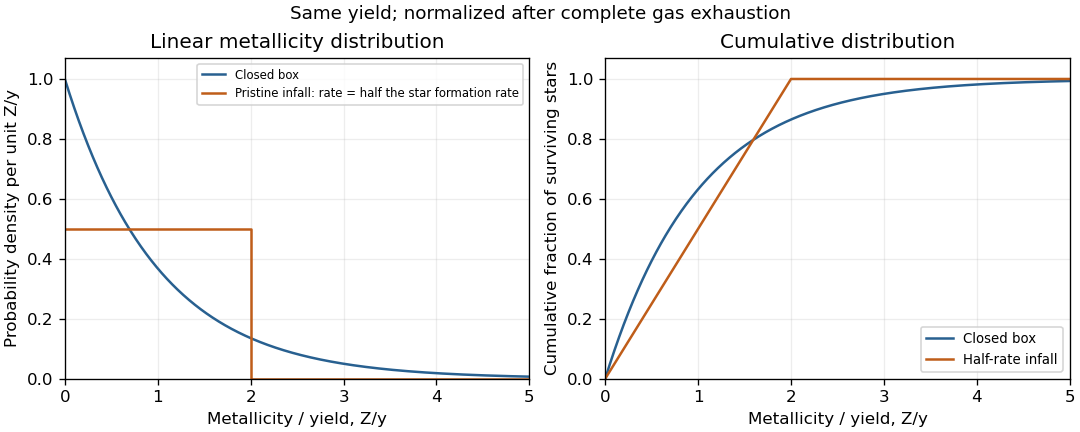

The Python source for this figure:
"""Compare analytic metallicity distributions; tested with Python 3.14.

Requires the repository's NumPy and Matplotlib versions. Writes an opaque PNG
basename to the caller's working directory, preserving caller MPLCONFIGDIR.
"""
import matplotlib
matplotlib.use('Agg')
import matplotlib.pyplot as plt
import numpy as np


def main():
    x = np.linspace(0, 5, 801)
    fig, axes = plt.subplots(1, 2, figsize=(9.0, 3.6), dpi=120,
                             facecolor='white', constrained_layout=True)
    closed = '#286090'
    infall = '#bf5d19'
    axes[0].plot(x, np.exp(-x), color=closed, label='Closed box')
    axes[0].plot([0, 2, 2, 5], [.5, .5, 0, 0], color=infall,
                 label='Pristine infall: rate = half the star formation rate')
    axes[1].plot(x, 1 - np.exp(-x), color=closed, label='Closed box')
    axes[1].plot(x, np.minimum(x/2, 1), color=infall, label='Half-rate infall')
    axes[0].set_ylabel('Probability density per unit Z/y')
    axes[1].set_ylabel('Cumulative fraction of surviving stars')
    axes[0].set_title('Linear metallicity distribution')
    axes[1].set_title('Cumulative distribution')
    for ax in axes:
        ax.set_facecolor('white')
        ax.set_xlabel('Metallicity / yield, Z/y')
        ax.set_xlim(0, 5)
        ax.set_ylim(0, 1.07)
        ax.grid(alpha=.22)
    axes[0].legend(fontsize=7, loc='upper right')
    axes[1].legend(fontsize=8, loc='lower right')
    fig.suptitle('Same yield; normalized after complete gas exhaustion', fontsize=11)
    fig.savefig('paper-60-metallicity.png', facecolor='white', transparent=False)
    plt.close(fig)


if __name__ == '__main__':
    main()
